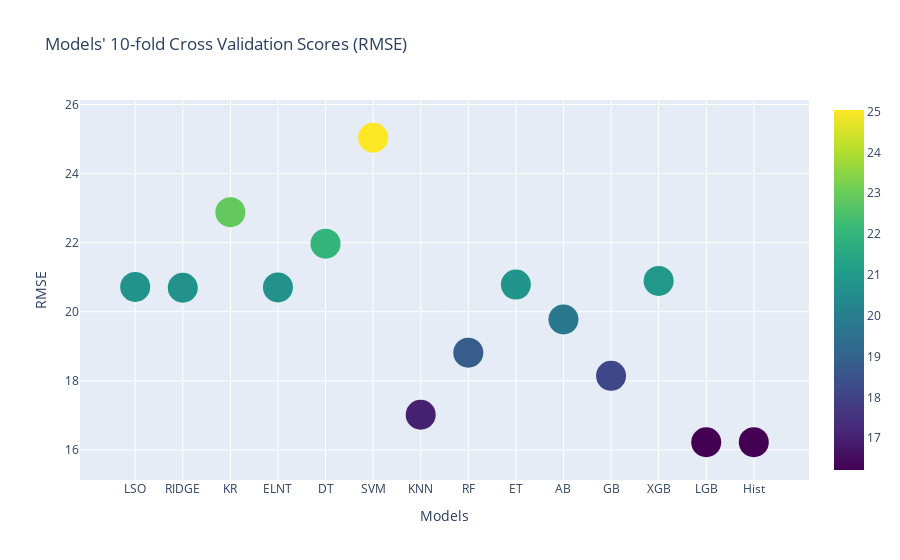

Here is the notebook cell this chart was saved with:
### Code cell
'''Function to compute cross validation scores.'''
def cross_validate(model):
    from sklearn.model_selection import cross_val_score
    neg_x_val_score = cross_val_score(model, X_train, y_train, cv = 10, n_jobs = -1, scoring = 'neg_mean_squared_error')
    x_val_score = np.round(np.sqrt(-1*neg_x_val_score), 5)
    return x_val_score.mean()

def cross_validate_2(model):
    from sklearn.model_selection import cross_val_score
    r2 = cross_val_score(model, X_train, y_train, cv = 10, n_jobs = -1, scoring = 'r2')
    x_val_score = np.round(r2, 5)
    return x_val_score.mean()

'''Calculate cross validation score of differnt models and plot them.'''
models = [lasso, ridge, kr, elnt, dt, svm, knn, rf, et, ab, gb, xgb, lgb, hist]
cross_val_scores = []
for model in models:
    cross_val_scores.append(cross_validate(model))

'''Plot data frame of cross validation scores.'''
x_val_score = pd.DataFrame(data = cross_val_scores, columns = ['Cross Validation Scores (RMSE)'])
x_val_score.index = ['LSO', 'RIDGE', 'KR', 'ELNT', 'DT', 'SVM', 'KNN', 'RF', 'ET', 'AB', 'GB', 'XGB', 'LGB', 'Hist']
x_val_score = x_val_score.round(5)
x = x_val_score.index
y = x_val_score['Cross Validation Scores (RMSE)']
title = "Models' 10-fold Cross Validation Scores (RMSE)"
scatter_plot(x, y, title, 'Models','RMSE', 30, 'Viridis')

### Figure 1 — Plotly figure (JSON) as saved in the notebook; plotly's stock layout.template omitted (floating-point values rounded to 4 significant figures)
{"data": [{"marker": {"color": [20.72, 20.7, 22.88, 20.71, 21.97, 25.04, 17.02, 18.81, 20.79, 19.78, 18.15, 20.89, 16.22, 16.22], "colorscale": [[0, "#440154"], [0.1111, "#482878"], [0.2222, "#3e4989"], [0.3333, "#31688e"], [0.4444, "#26828e"], [0.5556, "#1f9e89"], [0.6667, "#35b779"], [0.7778, "#6ece58"], [0.8889, "#b5de2b"], [1, "#fde725"]], "showscale": true, "size": 30}, "mode": "markers", "type": "scatter", "x": ["LSO", "RIDGE", "KR", "ELNT", "DT", "SVM", "KNN", "RF", "ET", "AB", "GB", "XGB", "LGB", "Hist"], "y": [20.72, 20.7, 22.88, 20.71, 21.97, 25.04, 17.02, 18.81, 20.79, 19.78, 18.15, 20.89, 16.22, 16.22]}], "layout": {"hovermode": "closest", "title": {"text": "Models' 10-fold Cross Validation Scores (RMSE)"}, "xaxis": {"title": {"text": "Models"}}, "yaxis": {"title": {"text": "RMSE"}}}}
